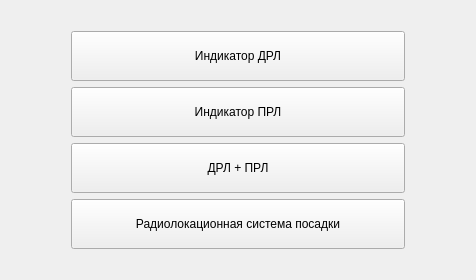
<?xml version="1.0" encoding="UTF-8"?>
<ui version="4.0">
 <class>Menu</class>
 <widget class="QMainWindow" name="Menu">
  <property name="geometry">
   <rect>
    <x>0</x>
    <y>0</y>
    <width>476</width>
    <height>280</height>
   </rect>
  </property>
  <property name="sizePolicy">
   <sizepolicy hsizetype="Fixed" vsizetype="Fixed">
    <horstretch>0</horstretch>
    <verstretch>0</verstretch>
   </sizepolicy>
  </property>
  <property name="windowTitle">
   <string>Индикатор кругового обзора - Меню</string>
  </property>
  <widget class="QWidget" name="centralWidget">
   <layout class="QGridLayout" name="gridLayout_2">
    <item row="0" column="0">
     <layout class="QGridLayout" name="gridLayout">
      <property name="leftMargin">
       <number>60</number>
      </property>
      <property name="topMargin">
       <number>20</number>
      </property>
      <property name="rightMargin">
       <number>60</number>
      </property>
      <property name="bottomMargin">
       <number>20</number>
      </property>
      <item row="0" column="0">
       <widget class="QPushButton" name="ButtonIndicatorDRL">
        <property name="sizePolicy">
         <sizepolicy hsizetype="Minimum" vsizetype="Expanding">
          <horstretch>0</horstretch>
          <verstretch>0</verstretch>
         </sizepolicy>
        </property>
        <property name="cursor">
         <cursorShape>PointingHandCursor</cursorShape>
        </property>
        <property name="text">
         <string>Индикатор ДРЛ</string>
        </property>
       </widget>
      </item>
      <item row="1" column="0">
       <widget class="QPushButton" name="ButtonIndicatorPRL">
        <property name="sizePolicy">
         <sizepolicy hsizetype="Minimum" vsizetype="Expanding">
          <horstretch>0</horstretch>
          <verstretch>0</verstretch>
         </sizepolicy>
        </property>
        <property name="cursor">
         <cursorShape>PointingHandCursor</cursorShape>
        </property>
        <property name="text">
         <string>Индикатор ПРЛ</string>
        </property>
       </widget>
      </item>
      <item row="2" column="0">
       <widget class="QPushButton" name="ButtonDRLPRL">
        <property name="sizePolicy">
         <sizepolicy hsizetype="Minimum" vsizetype="Expanding">
          <horstretch>0</horstretch>
          <verstretch>0</verstretch>
         </sizepolicy>
        </property>
        <property name="cursor">
         <cursorShape>PointingHandCursor</cursorShape>
        </property>
        <property name="text">
         <string>ДРЛ + ПРЛ</string>
        </property>
       </widget>
      </item>
      <item row="3" column="0">
       <widget class="QPushButton" name="ButtonRSP">
        <property name="sizePolicy">
         <sizepolicy hsizetype="Minimum" vsizetype="Expanding">
          <horstretch>0</horstretch>
          <verstretch>0</verstretch>
         </sizepolicy>
        </property>
        <property name="cursor">
         <cursorShape>PointingHandCursor</cursorShape>
        </property>
        <property name="text">
         <string>Радиолокационная система посадки</string>
        </property>
       </widget>
      </item>
     </layout>
    </item>
   </layout>
  </widget>
 </widget>
 <layoutdefault spacing="6" margin="11"/>
 <resources/>
 <connections/>
</ui>
